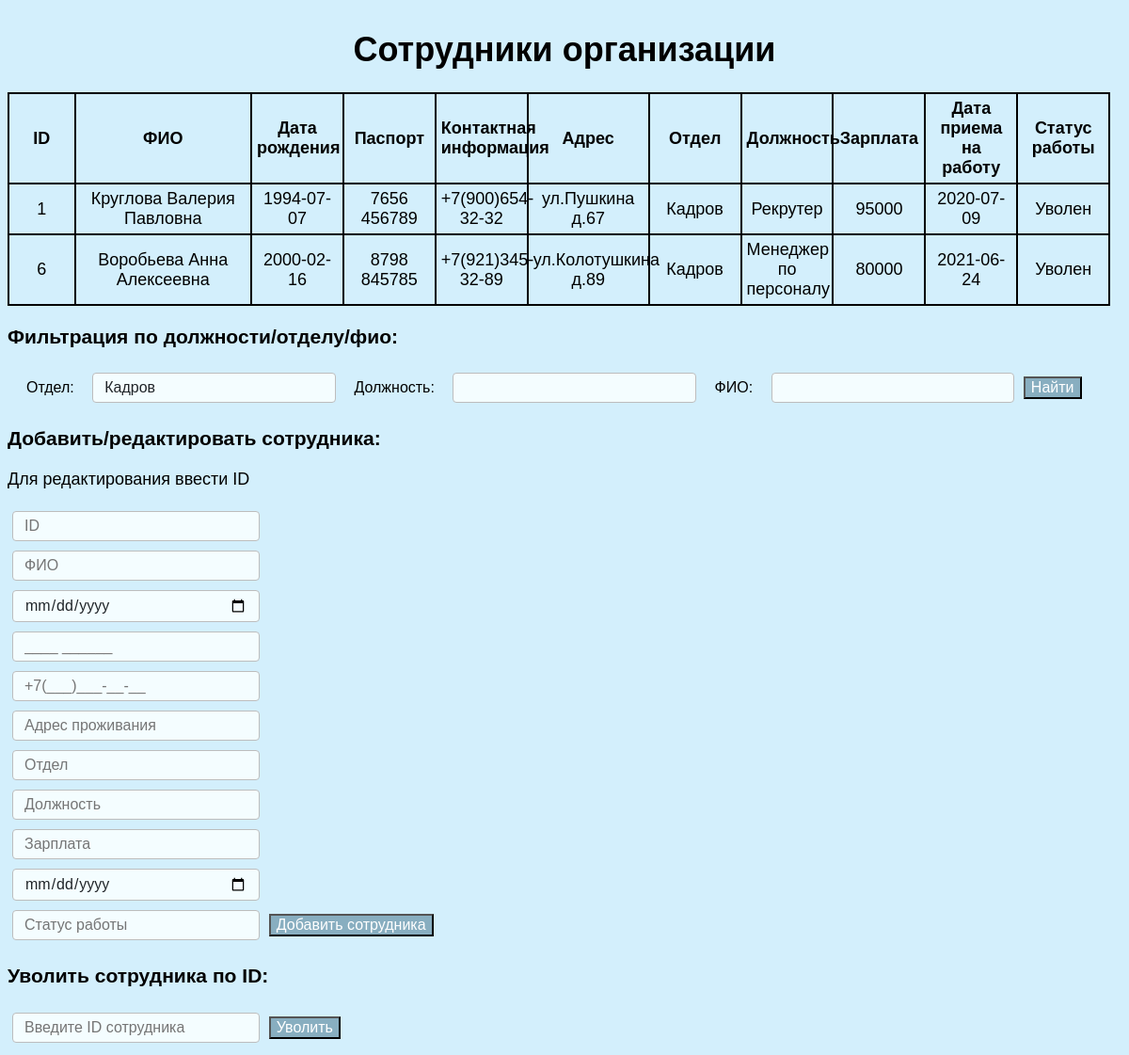
/index.php?FOtdel=Кадров, run on the app's committed database.
### tables this page shows
CREATE TABLE `sotr` (
  `ID` int(11) NOT NULL,
  `FIO` varchar(75) NOT NULL,
  `DataRozhdenia` date NOT NULL,
  `Pasport` varchar(15) NOT NULL,
  `KontaktnayaInfa` varchar(75) NOT NULL,
  `Adres` varchar(75) NOT NULL,
  `Otdel` varchar(75) NOT NULL,
  `Dolzhnost` varchar(75) NOT NULL,
  `Zarplata` int(11) NOT NULL,
  `DataPrinatia` date NOT NULL,
  `Statusr` varchar(10) NOT NULL
);

### index.php (the view, shortened to what this page needs)
<!DOCTYPE html>
<html lang="en">
<head>
    <link href="style.css" rel="stylesheet" type="text/css">
</head>
<body>
<?php
require_once 'config.php';
$FOtdel = isset($_GET['FOtdel']) ?$_GET['FOtdel'] : '';
$FDolzhnost = isset($_GET['FDolzhnost']) ?$_GET['FDolzhnost'] : '';$FFIO = isset($_GET['FFIO']) ?$_GET['FFIO'] : '';
$query = "SELECT * FROM sotr WHERE 1=1";
if ($FOtdel) {
    $query .= " AND Otdel LIKE '%$FOtdel%'";
}
$result = mysqli_query($conn, $query);
$list = array();
while ($row = mysqli_fetch_assoc($result)) {
$list[] = $row;
}
?>
<h1>Сотрудники организации</h1>
<table>
<thead>
    <th style=width:5%>ID</th>
    <th style=width:15%;>ФИО</th>
    <th>Дата рождения</th>
    <th>Паспорт</th>
    <th>Контактная информация</th>
    <th style=width:10%;>Адрес</th>
    <th>Отдел</th>
    <th>Должность</th>
    <th>Зарплата</th>
    <th>Дата приема на работу</th>
    <th>Статус работы</th>
</thead>
<tbody>
    <?php foreach($list as $item): ?>
        <tr>
            <td> <?php echo htmlspecialchars($item['ID']);?></td>
            <td> <?php echo htmlspecialchars($item['FIO']);?></td>
            <td> <?php echo htmlspecialchars($item['DataRozhdenia']);?></td>
            <td> <?php echo htmlspecialchars($item['Pasport']);?></td>
            <td> <?php echo htmlspecialchars($item['KontaktnayaInfa']);?></td>
            <td> <?php echo htmlspecialchars($item['Adres']);?></td>
            <td> <?php echo htmlspecialchars($item['Otdel']);?></td>
            <td> <?php echo htmlspecialchars($item['Dolzhnost']);?></td>
            <td> <?php echo htmlspecialchars($item['Zarplata']);?></td>
            <td> <?php echo htmlspecialchars($item['DataPrinatia']);?></td>
            <td> <?php echo htmlspecialchars($item['Statusr']);?></td>
        </tr>
    <?php endforeach; ?>
</tbody>
</table>
<h3> Фильтрация по должности/отделу/фио: </h3>
<form class = "filtr" method="GET" action="">
    <label class = "filtr" for="Otdel">Отдел:</label>
    <input type="text" id="Otdel" name="FOtdel" value="<?php echo htmlspecialchars($FOtdel); ?>">
    <label class = "filtr" for="Dolzhnost">Должность:</label>
    <input type="text" id="Dolzhnost" name="FDolzhnost" value="<?php echo htmlspecialchars($FDolzhnost); ?>">
    <label class = "filtr" for="FIO">ФИО:</label>
    <input type="text" id="FIO" name="FFIO" value="<?php echo htmlspecialchars($FFIO); ?>">
    <button class="btn btn-white btn-        animate" type="submit">Найти</button>
</form>
<h3>Добавить/редактировать сотрудника:</h3>
<p>Для редактирования ввести ID</p>
<form method="POST" action="">
    <input type="text" name="ID" placeholder="ID"><br>
    <input type="text" name="FIO" placeholder="ФИО" required><br>
    <input type="date" name="DataRozhdenia" placeholder="Дата рождения" required><br>
    <input type="text" id="pasport" name="Pasport" placeholder="____ ______" required><br>
    <input type="text" id="phone" name="KontaktnayaInfa" placeholder="+7(___)___-__-__" required><br>
    <input type="text" name="Adres" placeholder="Адрес проживания" required><br>
    <input type="text" name="Otdel" placeholder="Отдел" required><br>
    <input type="text" name="Dolzhnost" placeholder="Должность" required><br>
    <input type="number" name="Zarplata" placeholder="Зарплата" required><br>
    <input type="date" name="DataPrinatia" placeholder="Дата принятия на работу" required><br>
    <input type="text" name="Statusr" placeholder="Статус работы" required>
    <button class="btn btn-white btn-        animate" type="submit">Добавить сотрудника</button>
</form>
<h3>Уволить сотрудника по ID:</h3>
<form method="POST" action="">
    <input type="number" name="id" placeholder="Введите ID сотрудника" required>
    <button class="btn btn-white btn-        animate" type="submit">Уволить</button>
</form>
</body>
</html>

### style.css (style rules this page uses)
h1 { text-align: center; }
body { font-size: 18px; align-content: center; font-family: sans-serif; background-color: #d3effc; }
table { table-layout: fixed; width: 99%; border-collapse: collapse; border: 2px solid rgb(0, 0, 0); }
th, td { padding: 5px; border: 2px solid rgb(0, 0, 0); text-align: center; }
.filtr { margin: 10px; font-size: 16px; align-content: center; }
label { margin: 5px; }
input { font-size: 110%; font-weight: 500; margin: 5px; width: 20%; padding: 0.375rem 0.75rem; font-family: inherit; font-size: 1rem; font-weight: 400; color: #212529; border: 1px solid #bdbdbd; border-radius: 0.25rem; background-color: #f4fdff; }
button { font-size: 16px; }
.btn-white { background-color: #88aec0; color: #ffffff; }
.btn::after { content: ""; display: inline-block; height: 100%; width: 100%; border-radius: 100px; position: absolute; top: 0; left: 0; z-index: -1; transition: all .4s; }

### data on the page
sotr: ID "1", FIO "Круглова Валерия Павловна", DataRozhdenia "1994-07-07", Pasport "7656 456789", KontaktnayaInfa "+7(900)654-32-32", Adres "ул.Пушкина д.67", Otdel "Кадров", Dolzhnost "Рекрутер", Zarplata "95000", DataPrinatia "2020-07-09", Statusr "Уволен"
sotr: ID "6", FIO "Воробьева Анна Алексеевна", DataRozhdenia "2000-02-16", Pasport "8798 845785", KontaktnayaInfa "+7(921)345-32-89", Adres "ул.Колотушкина д.89", Otdel "Кадров", Dolzhnost "Менеджер по персоналу", Zarplata "80000", DataPrinatia "2021-06-24", Statusr "Уволен"
